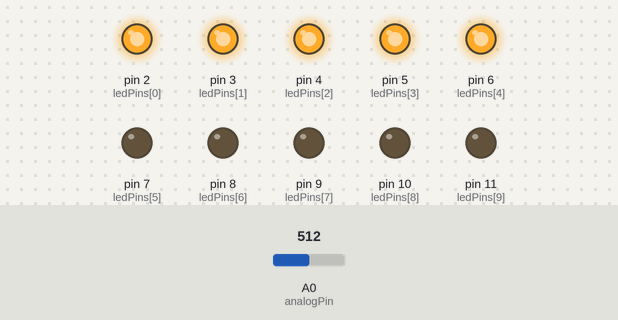
The sketch below on a simulated Arduino Uno, built with avr-gcc and run on an emulated ATmega328P. On the bench: output pins drawn as LEDs (lit = HIGH). The inputs (shaded band) are chosen by the test bench; at power-on: A0 (analogPin) = 512.

Above: at 1.2 s.
1.3 s: A0 (analogPin) set to 599
2.8 s: A0 (analogPin) set to 631
At 3.4 s:
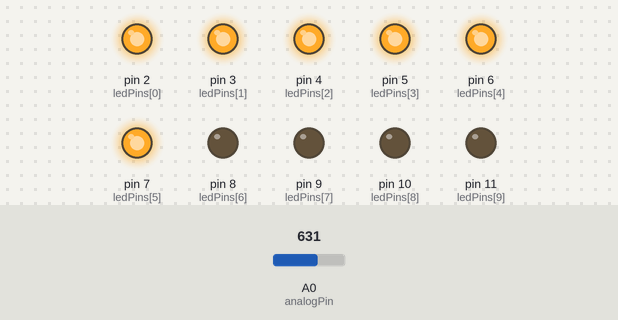
4.3 s: A0 (analogPin) set to 511
At 5.5 s:
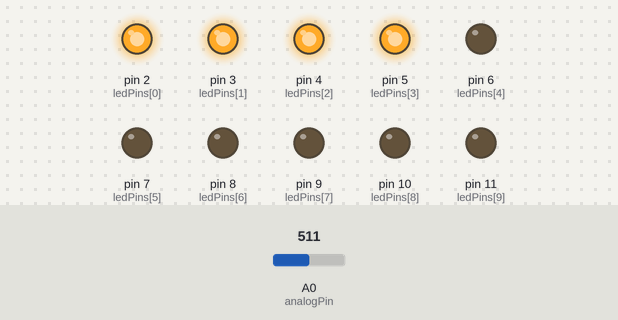
5.8 s: A0 (analogPin) set to 425
7.3 s: A0 (analogPin) set to 399
At 8.0 s:
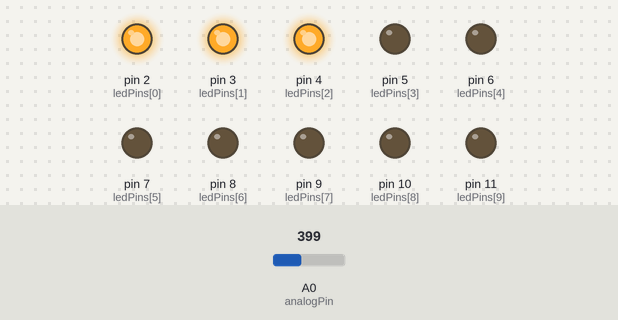
8.8 s: A0 (analogPin) set to 716
At 9.2 s:
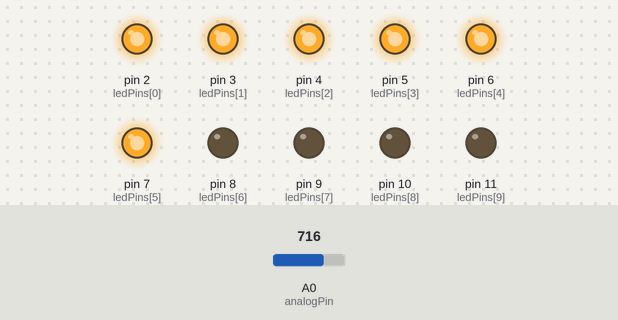
Timing chart, 0 to 11.3 s (numbered marks = the images above; inputs shaded):
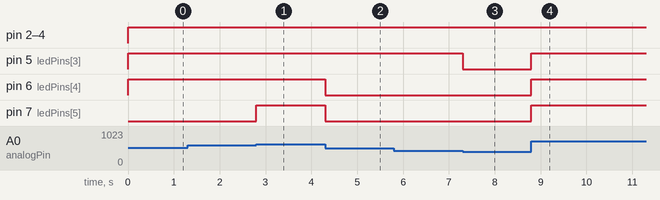

Measured:
- the behaviour switches between 613 and 614 on A0 (analogPin) (found by bisection; images 0 and 1)
- the behaviour switches between 410 and 409 on A0 (analogPin) (found by bisection; images 2 and 3)
- after the input at 1.3 s, every drawn part: stays the same
- after the input at 2.8 s, pin 7 (ledPins[5]): LOW → HIGH at once
- after the input at 4.3 s, pin 6 (ledPins[4]), pin 7 (ledPins[5]): HIGH → LOW at once
- after the input at 5.8 s, every drawn part: stays the same
- after the input at 7.3 s, pin 5 (ledPins[3]): HIGH → LOW at once
- after the input at 8.8 s, pin 5 (ledPins[3]), pin 6 (ledPins[4]), pin 7 (ledPins[5]): LOW → HIGH at once

The sketch:

Arduino_Bar_Graph.ino
```cpp
const int analogPin = A0;   // the pin that the potentiometer is attached to
const int ledCount = 10;    // the number of LEDs in the bar graph

int ledPins[] = {
  2, 3, 4, 5, 6, 7, 8, 9, 10, 11
};   // an array of pin numbers to which LEDs are attached


void setup() {
  // loop over the pin array and set them all to output:
  for (int thisLed = 0; thisLed < ledCount; thisLed++) {
    pinMode(ledPins[thisLed], OUTPUT);
  }
}

void loop() {
  // read the potentiometer:
  int sensorReading = analogRead(analogPin);
  // map the result to a range from 0 to the number of LEDs:
  int ledLevel = map(sensorReading, 0, 1023, 0, ledCount);

  // loop over the LED array:
  for (int thisLed = 0; thisLed < ledCount; thisLed++) {
    // if the array element's index is less than ledLevel,
    // turn the pin for this element on:
    if (thisLed < ledLevel) {
      digitalWrite(ledPins[thisLed], HIGH);
    }
    // turn off all pins higher than the ledLevel:
    else {
      digitalWrite(ledPins[thisLed], LOW);
    }
  }
}
```
